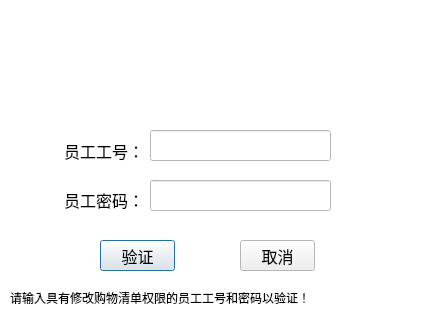
<?xml version="1.0" encoding="UTF-8"?>
<ui version="4.0">
 <class>ModifyGoodsListClass</class>
 <widget class="QDialog" name="ModifyGoodsListClass">
  <property name="geometry">
   <rect>
    <x>0</x>
    <y>0</y>
    <width>426</width>
    <height>309</height>
   </rect>
  </property>
  <property name="minimumSize">
   <size>
    <width>388</width>
    <height>290</height>
   </size>
  </property>
  <property name="maximumSize">
   <size>
    <width>3880</width>
    <height>2900</height>
   </size>
  </property>
  <property name="palette">
   <palette>
    <active>
     <colorrole role="Base">
      <brush brushstyle="SolidPattern">
       <color alpha="255">
        <red>255</red>
        <green>255</green>
        <blue>255</blue>
       </color>
      </brush>
     </colorrole>
     <colorrole role="Window">
      <brush brushstyle="SolidPattern">
       <color alpha="255">
        <red>255</red>
        <green>255</green>
        <blue>255</blue>
       </color>
      </brush>
     </colorrole>
    </active>
    <inactive>
     <colorrole role="Base">
      <brush brushstyle="SolidPattern">
       <color alpha="255">
        <red>255</red>
        <green>255</green>
        <blue>255</blue>
       </color>
      </brush>
     </colorrole>
     <colorrole role="Window">
      <brush brushstyle="SolidPattern">
       <color alpha="255">
        <red>255</red>
        <green>255</green>
        <blue>255</blue>
       </color>
      </brush>
     </colorrole>
    </inactive>
    <disabled>
     <colorrole role="Base">
      <brush brushstyle="SolidPattern">
       <color alpha="255">
        <red>255</red>
        <green>255</green>
        <blue>255</blue>
       </color>
      </brush>
     </colorrole>
     <colorrole role="Window">
      <brush brushstyle="SolidPattern">
       <color alpha="255">
        <red>255</red>
        <green>255</green>
        <blue>255</blue>
       </color>
      </brush>
     </colorrole>
    </disabled>
   </palette>
  </property>
  <property name="windowTitle">
   <string>修改购物清单权限管理</string>
  </property>
  <property name="windowIcon">
   <iconset resource="client.qrc">
    <normaloff>:/Client/Resources/ico.ico</normaloff>:/Client/Resources/ico.ico</iconset>
  </property>
  <widget class="QLabel" name="label">
   <property name="geometry">
    <rect>
     <x>0</x>
     <y>0</y>
     <width>431</width>
     <height>91</height>
    </rect>
   </property>
   <property name="font">
    <font>
     <pointsize>18</pointsize>
    </font>
   </property>
   <property name="styleSheet">
    <string notr="true">border-image: url(:/Client/Resources/right backgroud image.jpg);</string>
   </property>
   <property name="text">
    <string/>
   </property>
  </widget>
  <widget class="QPushButton" name="ok_BTN">
   <property name="geometry">
    <rect>
     <x>100</x>
     <y>240</y>
     <width>75</width>
     <height>31</height>
    </rect>
   </property>
   <property name="font">
    <font>
     <pointsize>12</pointsize>
    </font>
   </property>
   <property name="text">
    <string>验证</string>
   </property>
  </widget>
  <widget class="QPushButton" name="cancel_BTN">
   <property name="geometry">
    <rect>
     <x>240</x>
     <y>240</y>
     <width>75</width>
     <height>31</height>
    </rect>
   </property>
   <property name="font">
    <font>
     <pointsize>12</pointsize>
    </font>
   </property>
   <property name="text">
    <string>取消</string>
   </property>
  </widget>
  <widget class="QLabel" name="label_4">
   <property name="geometry">
    <rect>
     <x>10</x>
     <y>290</y>
     <width>301</width>
     <height>16</height>
    </rect>
   </property>
   <property name="text">
    <string>请输入具有修改购物清单权限的员工工号和密码以验证！</string>
   </property>
  </widget>
  <widget class="QLabel" name="label_3">
   <property name="geometry">
    <rect>
     <x>64</x>
     <y>189</y>
     <width>80</width>
     <height>21</height>
    </rect>
   </property>
   <property name="font">
    <font>
     <pointsize>12</pointsize>
    </font>
   </property>
   <property name="text">
    <string>员工密码：</string>
   </property>
  </widget>
  <widget class="QLineEdit" name="employeePasswd_LE">
   <property name="geometry">
    <rect>
     <x>150</x>
     <y>180</y>
     <width>181</width>
     <height>31</height>
    </rect>
   </property>
   <property name="echoMode">
    <enum>QLineEdit::Password</enum>
   </property>
  </widget>
  <widget class="QLabel" name="label_2">
   <property name="geometry">
    <rect>
     <x>64</x>
     <y>140</y>
     <width>80</width>
     <height>21</height>
    </rect>
   </property>
   <property name="font">
    <font>
     <pointsize>12</pointsize>
    </font>
   </property>
   <property name="text">
    <string>员工工号：</string>
   </property>
  </widget>
  <widget class="QLineEdit" name="employeeID_LE">
   <property name="geometry">
    <rect>
     <x>150</x>
     <y>130</y>
     <width>181</width>
     <height>31</height>
    </rect>
   </property>
  </widget>
 </widget>
 <tabstops>
  <tabstop>employeeID_LE</tabstop>
  <tabstop>employeePasswd_LE</tabstop>
  <tabstop>ok_BTN</tabstop>
  <tabstop>cancel_BTN</tabstop>
 </tabstops>
 <resources>
  <include location="client.qrc"/>
 </resources>
 <connections/>
</ui>
